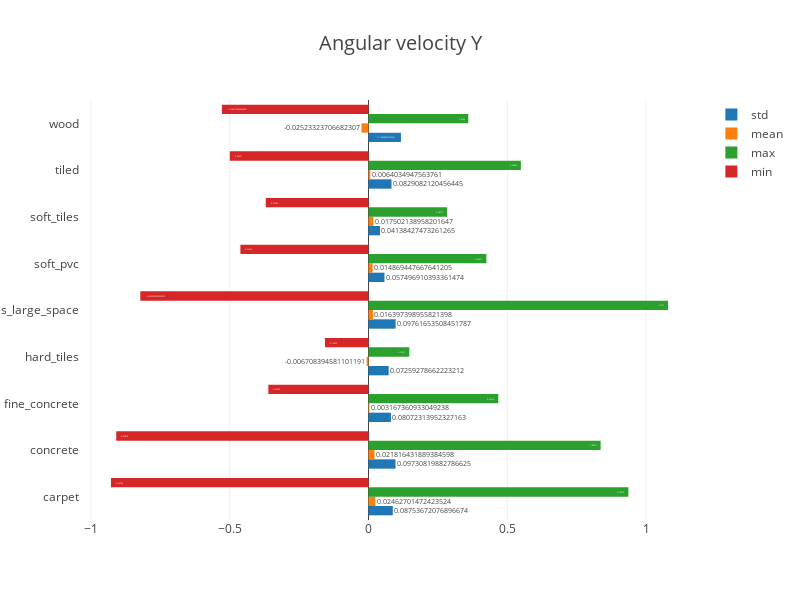

The notebook cell this image was saved under:
### Code cell
angular_velocity_Y = metrics.angular_velocity_Y
angular_velocity_Y['surface'] = surfaces

data = []

for m in metrics_name:
    data.append(bars(angular_velocity_Y, m, 'surface'))

layout = go.Layout(
    title='Angular velocity Y',
    titlefont=dict(size=20),
    width=800,
    height=600
)

fig = go.Figure(data=data, layout=layout)

iplot(fig)

### Figure 1 — Plotly figure (JSON) as saved in the notebook; plotly's stock layout.template omitted (floating-point values rounded to 4 significant figures)
{"data": [{"name": "std", "orientation": "h", "text": [0.08754, 0.09731, 0.08072, 0.07259, 0.09762, 0.0575, 0.04138, 0.08291, 0.1169], "type": "bar", "uid": "20f32b39-8717-48ec-aa3a-8bd952604752", "x": [0.08754, 0.09731, 0.08072, 0.07259, 0.09762, 0.0575, 0.04138, 0.08291, 0.1169], "y": ["carpet", "concrete", "fine_concrete", "hard_tiles", "hard_tiles_large_space", "soft_pvc", "soft_tiles", "tiled", "wood"]}, {"name": "mean", "orientation": "h", "text": [0.02463, 0.02182, 0.003167, -0.006708, 0.0164, 0.01487, 0.0175, 0.006403, -0.02523], "type": "bar", "uid": "f466d3f3-b38a-4648-9c82-f713ad397195", "x": [0.02463, 0.02182, 0.003167, -0.006708, 0.0164, 0.01487, 0.0175, 0.006403, -0.02523], "y": ["carpet", "concrete", "fine_concrete", "hard_tiles", "hard_tiles_large_space", "soft_pvc", "soft_tiles", "tiled", "wood"]}, {"name": "max", "orientation": "h", "text": [0.9362, 0.8362, 0.4676, 0.147, 1.079, 0.4247, 0.2832, 0.5488, 0.3595], "type": "bar", "uid": "bc1c84d9-1017-4992-b175-c667bac1e3fc", "x": [0.9362, 0.8362, 0.4676, 0.147, 1.079, 0.4247, 0.2832, 0.5488, 0.3595], "y": ["carpet", "concrete", "fine_concrete", "hard_tiles", "hard_tiles_large_space", "soft_pvc", "soft_tiles", "tiled", "wood"]}, {"name": "min", "orientation": "h", "text": [-0.9279, -0.9087, -0.3609, -0.157, -0.8221, -0.4615, -0.3701, -0.4998, -0.5281], "type": "bar", "uid": "24e0f7ba-3a6d-4de1-9cb2-9e942c111673", "x": [-0.9279, -0.9087, -0.3609, -0.157, -0.8221, -0.4615, -0.3701, -0.4998, -0.5281], "y": ["carpet", "concrete", "fine_concrete", "hard_tiles", "hard_tiles_large_space", "soft_pvc", "soft_tiles", "tiled", "wood"]}], "layout": {"height": 600, "title": {"font": {"size": 20}, "text": "Angular velocity Y"}, "width": 800}}
